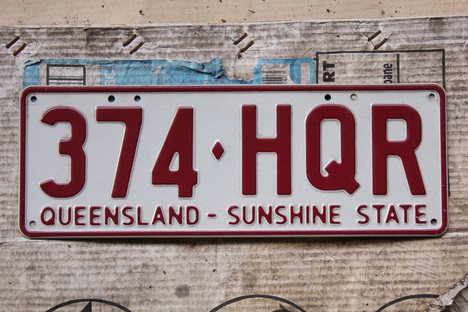
%> input picture Number Plate/Dataset Images/carplate4.jpg, 468 x 312 px
$ octave 'TryWorking2(1).m'   (GNU Octave 9; MATLAB toolbox functions it lacks are replaced by stand-ins)
%> lines starting %> are read from the running program, lines starting %| are printed output that depends on the picture; in (x1, y1, x2, y2) boxes, pixels count from 0 and x2, y2 are one past the last pixel; in counts of white or black regions, pixels touching at a corner belong together; the program's own positions count from 1
clc
clear all
close all
FINDCHARATTHISPOS = input('CHAR AT THIS POS - ');
%> the answer given: 3
f=rgb2gray(imread('E:\IIIT Delhi Course\Semester 5\IA - Image Analysis\Number_Plate_Extraction\Number_Plate_Extraction\carplate4.jpg'));
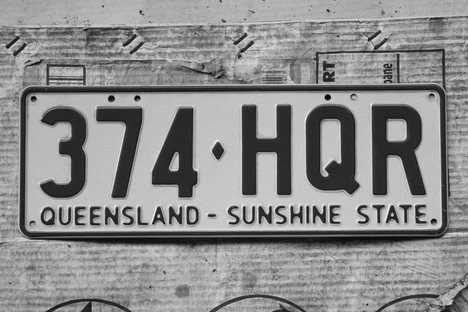
%> f: size 312x468 uint8; min 0, max 252, mean 140.3
BW = imbinarize(f, 0.3);
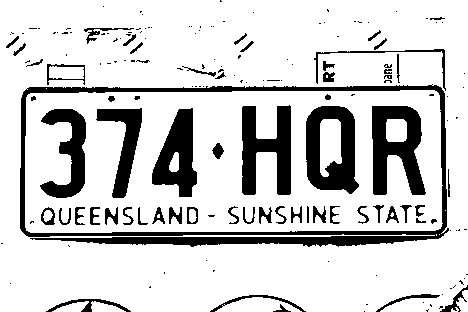
%> BW: size 312x468 logical; 81.5% white; 171 black regions (108 under 20 px), largest, box (x1, y1, x2, y2) and area: (20, 84, 449, 247) 7431, (372, 106, 426, 195) 2959, (306, 106, 359, 194) 2902
figure, imshow(f)
% X - 23 to 600
% Y - 149 to 306
%XStart = input('Start of X - ')
BW = BW(100:199,37:427 );
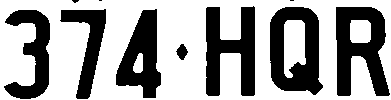
%> BW: size 100x391 logical; 62.5% white; 10 black regions (3 under 20 px), largest, box (x1, y1, x2, y2) and area: (336, 7, 390, 96) 2959, (270, 7, 323, 95) 2902, (206, 6, 255, 96) 2747
figure, imshow(BW)
Column = [];
%Count = 0;
L = [];
Chars = [];
FindElement = 0;
X = 0;
TempArray = [];
for i = 1:size(BW, 2)
    %Count = Count + 1;
    %disp(i)
    Column = BW(:, i);
    if (FindElement == 0)
        result = find(Column == 0);
        if (size(result, 1) ~= 0)
            FindElement = 1;
            TempArray = [TempArray, i];
        end
    else
        result = find(Column == 1);
        if (size(result, 1) == size(BW, 1))
            FindElement = 0;
            TempArray = [TempArray, i];
            Chars = [Chars; TempArray];
            TempArray = [];
        end
    end
end
%> this loop made 391 passes
%> result on passes 5, 37, 38, 39, 40: [87; 88], [1; 2; 3; 4; 5; 6; 7; 8; 9; 10; 98; 99; 100], [1; 2; 3; 4; 5; 6; 7; 8; 9; 10; 11; 98; 99; 100], [1; 2; 3; 4; 5; 6; 7; 8; 9; 10; 11; 97; 98; 99; 100], [1; 2; 3; 4; 5; 6; 7; 8; 9; 10; 11; 12; 97; 98; 99; 100]
%> after the loop, Chars = [5 51; 61 107; 117 162; 177 189; 207 256; 271 324; 337 391]; result = 100 values from 1 to 100
CharImg = [];
for i = 1:size(Chars, 1)
    Points = Chars(i, :);
    xstart = Points(1);
    xend = Points(2);
    if (xend - xstart < 15)
        continue
    else
        figure, imshow(BW(:, xstart:xend))
    if (i == FINDCHARATTHISPOS)
        CharImg = BW(:, xstart:xend);
    end
    end
end
%> this loop made 7 passes
%> (xstart, xend) on passes 1 to 7: (5, 51), (61, 107), (117, 162), (177, 189), (207, 256), (271, 324), (337, 391)
%> pass 1, `imshow(BW(:, xstart:xend))`:
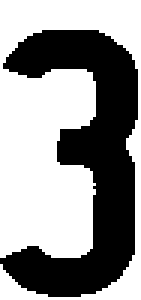
%> displayed picture: size 100x47 logical (shown 3 times larger); 58% white; 1 black region, box (x1, y1, x2, y2) and area: (0, 10, 46, 99) 1976
%> pass 2, `imshow(BW(:, xstart:xend))`:
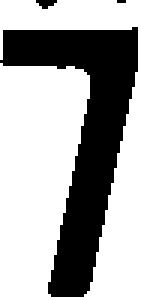
%> displayed picture: size 100x47 logical (shown 3 times larger); 65% white; 3 black regions (2 under 20 px), largest, box (x1, y1, x2, y2) and area: (0, 9, 46, 99) 1628
%> pass 3, `CharImg = BW(:, xstart:xend);`:
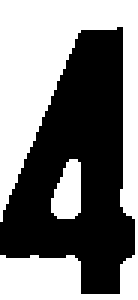
%> CharImg: size 100x46 logical (shown 3 times larger); 49.8% white; 2 white regions, box (x1, y1, x2, y2) and area: (0, 0, 46, 100) 2138, (17, 53, 27, 73) 152
CharImg = bwmorph(CharImg, 'clean');
FindElement = 0;
Test = [];
XPoint = [];
Count = 0;
for i = 1:size(CharImg, 1)
    %Count = Count + 1;
    %disp(i)
    Row = CharImg(i , :);
    result = find(Row == 1);
    %size(result, 2)
    Test = [Test, size(result, 2)];
    if (Count == 0)
        if (size(result, 2) ~= size(CharImg, 2))
            Count = 1;
            XPoint = [XPoint, i];
        end
    end
    if (Count == 1)
        if (size(result, 2) == size(CharImg, 2))
            XPoint = [XPoint, i-1]
            Count = 0;
        end
    end
end
%> this loop made 100 passes
%> Test on passes 1 to 12: 46, [46 46], [46 46 46], [46 46 46 46], [46 46 46 46 46], [46 46 46 46 46 46], [46 46 46 46 46 46 46], [46 46 46 46 46 46 46 46], [46 46 46 46 46 46 46 46 46], [46 46 46 46 46 46 46 46 46 44], [46 46 46 46 46 46 46 46 46 44 32], [46 46 46 46 46 46 46 46 46 44 32 31]
%> result on passes 48 to 53: [1 2 3 4 5 6 7 8 9 10 11 42 43 44 45 46], [1 2 3 4 5 6 7 8 9 10 11 42 43 44 45 46], [1 2 3 4 5 6 7 8 9 10 42 43 44 45 46], [1 2 3 4 5 6 7 8 9 10 42 43 44 45 46], [1 2 3 4 5 6 7 8 9 42 43 44 45 46], [1 2 3 4 5 6 7 8 9 42 43 44 45 46]
%> after the loop, Count = 0; Test = 100 values, max 46 at index 1, min 1 at index 75, mean 22.9; XPoint = [10 98]
CharImg = CharImg(XPoint(size(XPoint, 2) - 1):XPoint(size(XPoint, 2)), :);
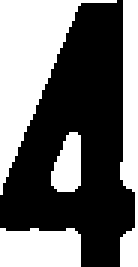
%> CharImg: size 89x46 logical (shown 3 times larger); 43.6% white; 4 white regions, box (x1, y1, x2, y2) and area: (0, 0, 39, 65) 896, (40, 0, 46, 89) 405, (0, 76, 27, 89) 331, (17, 44, 27, 64) 152
imshow(CharImg);
%> (the run ends here)
